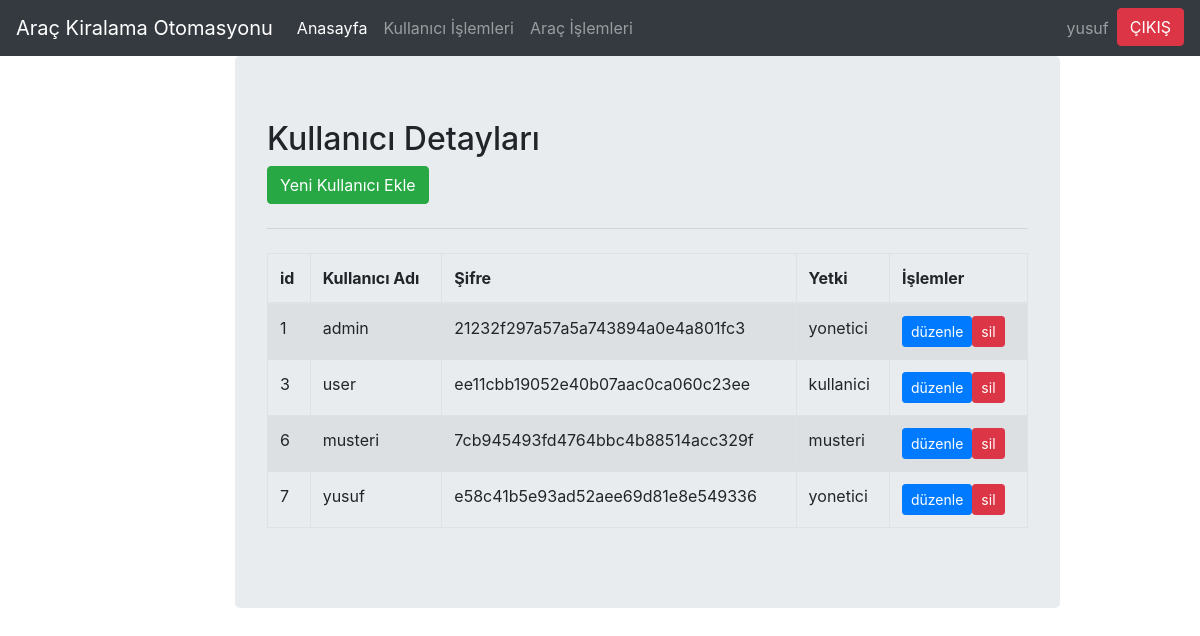
/newReadUsers.php (signed in), run on an earlier commit of the app's database.
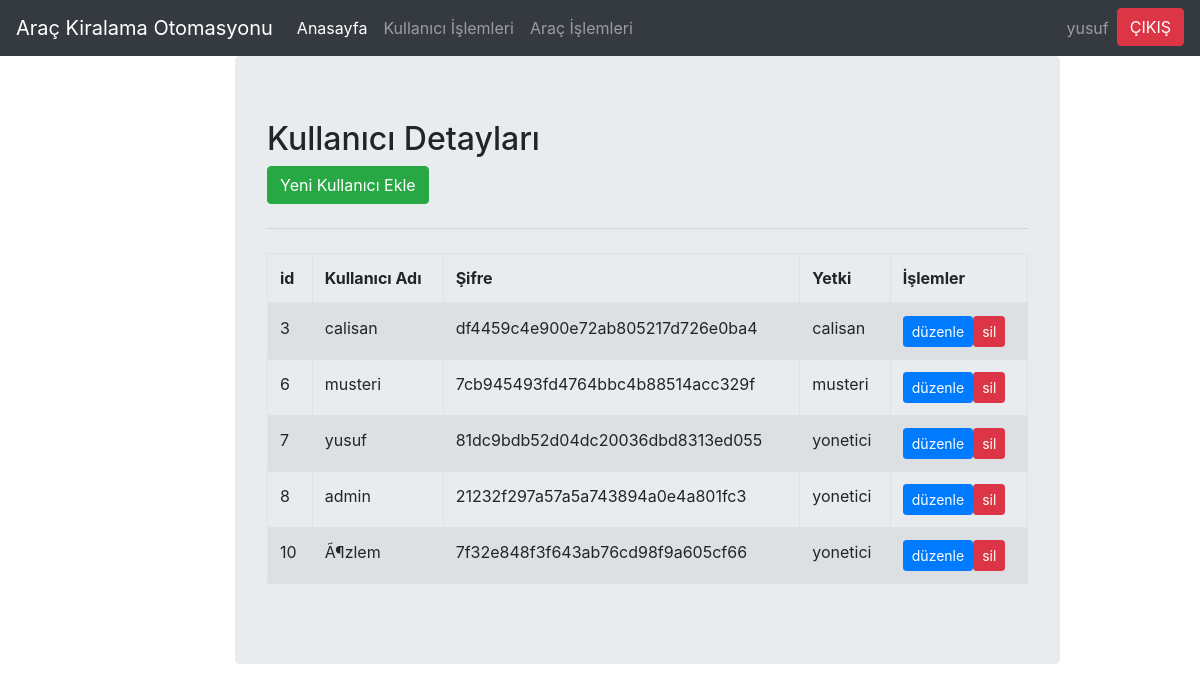
And on a later commit of the database.
### tables this page shows
CREATE TABLE `kullanicilar` (
  `id` int(11) NOT NULL,
  `username` varchar(80) NOT NULL,
  `password` varchar(100) NOT NULL,
  `type` varchar(10) NOT NULL
);

### newReadUsers.php (the view, shortened to what this page needs)
<?php
include "config.php";
?>
<!doctype html>
<html lang="en">
  <head>
    <link rel="stylesheet" href="css/bootstrap.min.css">
  </head>
  <body>
     <nav class="navbar navbar-expand-lg navbar-dark bg-dark navbar-static-top">
      <a class="navbar-brand" href="#">Araç Kiralama Otomasyonu</a>
      <div class="collapse navbar-collapse" id="navbarNav">
        <ul class="navbar-nav">
          <li class="nav-item active">
              <a class="nav-link" href="index.php">Anasayfa <span class="sr-only">(current)</span></a>
          </li>
            <?php
            if($_SESSION['type'] == 'yonetici'){
            ?>
            <li class="nav-item"><a class="nav-link"  href="newReadUsers.php">Kullanıcı İşlemleri</a></li>
            <?php
            }
            ?>
            <li class="nav-item"><a class="nav-link"  href="newReadCars.php">Araç İşlemleri</a></li>
        </ul>
      </div>
        <ul class="navbar-nav">
            <li class="nav-item"><a class="nav-link"><?php echo $_SESSION['username'] ?></a></li>
            <li class="nav-item" ><a class="btn btn-danger" href="logout.php" role="button">ÇIKIŞ</a></li>
        </ul>
    </nav>
  <div class="container">
      <div class="row">
          <div class="col-md-2"> </div>
          <div class="col-md-9">
              <div class="jumbotron">
              	<h2>Kullanıcı Detayları</h2>
              	<a href="create.php" class="btn btn-success">Yeni Kullanıcı Ekle</a>
                <hr class="my-4">
                <?php
                    $sql = "SELECT * FROM kullanicilar";
                    if($result = mysqli_query($link, $sql)){
                        if(mysqli_num_rows($result) > 0){
                            echo "<table class='table table-bordered table-striped'>";
                                echo "<thead>";
                                    echo "<tr>";
                                        echo "<th>id</th>";
                                        echo "<th>Kullanıcı Adı</th>";
                                        echo "<th>Şifre</th>";
                                        echo "<th>Yetki</th>";
                                        echo "<th>İşlemler</th>";
                                    echo "</tr>";
                                echo "</thead>";
                                echo "<tbody>";
                                while($row = mysqli_fetch_array($result)){
                                    echo "<tr>";
                                        echo "<td>" . $row['id'] . "</td>";
                                        echo "<td>" . $row['username'] . "</td>";
                                        echo "<td>" . $row['password'] . "</td>";
                                        echo "<td>" . $row['type'] . "</td>";
                                        echo "<td>";
                                            echo "<a href='edit.php?id=". $row['id'] ."' title='Düzenle' data-toggle='modal' data-target='#editModal' data-whatever='".$row['id']."' class='btn btn-primary btn-sm'>düzenle</a>";
                                            echo "<a href='delete.php?id=". $row['id'] ."' title='Kayıt Sil' data-toggle='tooltip' class='btn btn-danger btn-sm'> sil</a>";
                                        echo "</td>";
                                    echo "</tr>";
                                }
                                echo "</tbody>";
                            echo "</table>";
                        } else{
                            echo "<p class='lead'><em>No records were found.</em></p>";
                        }
                    } else{
                        echo "ERROR: Could not able to execute $sql. " . mysqli_error($link);
                    }
                    ?>
              </div>
          </div>
      </div>
  </div>
  </body>
</html>

What changed in the data, as far as the page shows it:
removed kullanicilar: id "1", username "admin", password "21232f297a57a5a743894a0e4a801fc3", type "yonetici"
changed kullanicilar id 3: username "user" → "calisan"; password "ee11cbb19052e40b07aac0ca060c23ee" → "df4459c4e900e72ab805217d726e0ba4"; type "kullanici" → "calisan"
changed kullanicilar "yusuf": password "e58c41b5e93ad52aee69d81e8e549336" → "81dc9bdb52d04dc20036dbd8313ed055"
added kullanicilar: id "8", username "admin", password "21232f297a57a5a743894a0e4a801fc3", type "yonetici"
added kullanicilar: id "10", username "Ã¶zlem", password "7f32e848f3f643ab76cd98f9a605cf66", type "yonetici"
